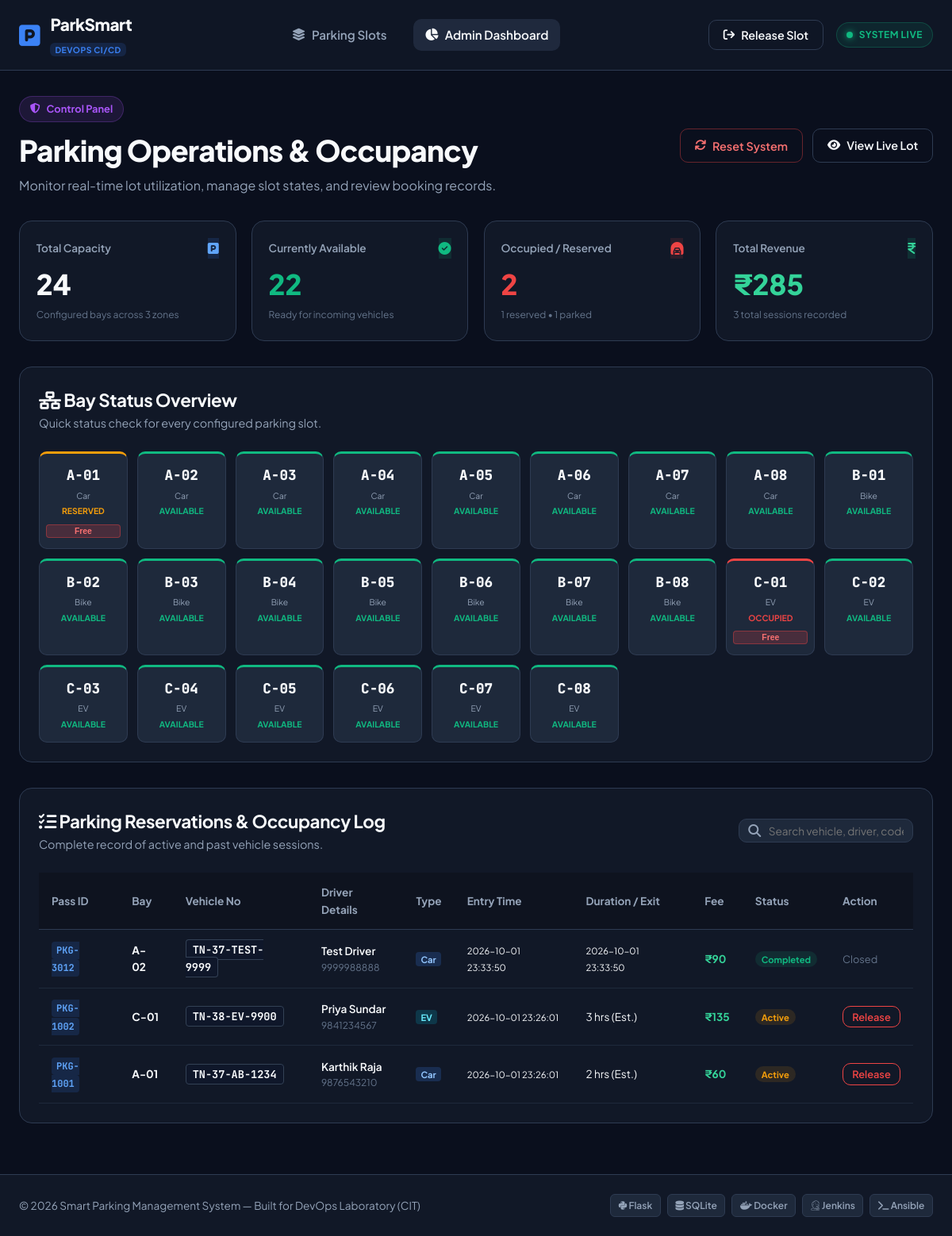
The page /admin on the database its author committed.
### tables this page shows
CREATE TABLE slots (
        id INTEGER PRIMARY KEY AUTOINCREMENT,
        slot_number TEXT UNIQUE NOT NULL,
        zone TEXT NOT NULL,
        vehicle_type TEXT NOT NULL,
        status TEXT NOT NULL DEFAULT 'available',
        hourly_rate REAL NOT NULL,
        current_reservation_id TEXT
    );

CREATE TABLE reservations (
        id INTEGER PRIMARY KEY AUTOINCREMENT,
        reservation_code TEXT UNIQUE NOT NULL,
        slot_number TEXT NOT NULL,
        vehicle_number TEXT NOT NULL,
        driver_name TEXT NOT NULL,
        phone TEXT NOT NULL,
        vehicle_type TEXT NOT NULL,
        expected_hours INTEGER NOT NULL,
        entry_time TEXT NOT NULL,
        exit_time TEXT,
        hourly_rate REAL NOT NULL,
        total_amount REAL NOT NULL,
        status TEXT NOT NULL DEFAULT 'active'
    );

### app.py (the view)
@app.route("/admin")
def admin():
    conn = get_db()
    cursor = conn.cursor()
    cursor.execute("SELECT * FROM slots ORDER BY slot_number ASC")
    slots = cursor.fetchall()
    cursor.execute("SELECT * FROM reservations ORDER BY id DESC")
    reservations = cursor.fetchall()
    cursor.execute("SELECT COUNT(*) as total FROM slots")
    total_slots = cursor.fetchone()["total"]
    cursor.execute("SELECT COUNT(*) as available FROM slots WHERE status = 'available'")
    available_slots = cursor.fetchone()["available"]
    cursor.execute("SELECT COUNT(*) as reserved FROM slots WHERE status = 'reserved'")
    reserved_slots = cursor.fetchone()["reserved"]
    cursor.execute("SELECT COUNT(*) as occupied FROM slots WHERE status = 'occupied'")
    occupied_slots = cursor.fetchone()["occupied"]
    cursor.execute("SELECT COALESCE(SUM(total_amount), 0) as total_rev FROM reservations")
    total_revenue = cursor.fetchone()["total_rev"]
    cursor.execute("SELECT COUNT(*) as active_count FROM reservations WHERE status = 'active'")
    active_reservations = cursor.fetchone()["active_count"]
    conn.close()
    return render_template(
        "admin.html",
        slots=slots,
        reservations=reservations,
        total_slots=total_slots,
        available_slots=available_slots,
        reserved_slots=reserved_slots,
        occupied_slots=occupied_slots,
        total_revenue=total_revenue,
        active_reservations=active_reservations
    )

### app.py (called while the page is built)
def get_db():
    conn = sqlite3.connect(DB_PATH)
    conn.row_factory = sqlite3.Row
    return conn

### templates/admin.html (shortened to what this page needs)
{% extends "base.html" %}
{% block content %}
<div class="page-container admin-container">
    <header class="admin-header">
        <div>
            <div class="hero-badge badge-admin"><i class="fa-solid fa-shield-halved"></i> Control Panel</div>
            <h1 class="hero-title">Parking Operations & Occupancy</h1>
            <p class="hero-subtitle">Monitor real-time lot utilization, manage slot states, and review booking records.</p>
        </div>
        <div class="admin-top-actions">
            <button class="btn btn-danger-outline" onclick="confirmResetSystem()">
                <i class="fa-solid fa-arrows-rotate"></i> Reset System
            </button>
            <a href="{{ url_for('index') }}" class="btn btn-outline">
                <i class="fa-solid fa-eye"></i> View Live Lot
            </a>
        </div>
    </header>
    <div class="admin-metrics-grid">
        <div class="metric-card">
            <div class="metric-header">
                <span class="metric-title">Total Capacity</span>
                <span class="metric-icon bg-blue"><i class="fa-solid fa-parking"></i></span>
            </div>
            <h2 class="metric-value">{{ total_slots }}</h2>
            <span class="metric-sub">Configured bays across 3 zones</span>
        </div>
        <div class="metric-card">
            <div class="metric-header">
                <span class="metric-title">Currently Available</span>
                <span class="metric-icon bg-green"><i class="fa-solid fa-circle-check"></i></span>
            </div>
            <h2 class="metric-value text-green">{{ available_slots }}</h2>
            <span class="metric-sub">Ready for incoming vehicles</span>
        </div>
        <div class="metric-card">
            <div class="metric-header">
                <span class="metric-title">Occupied / Reserved</span>
                <span class="metric-icon bg-red"><i class="fa-solid fa-car-tunnel"></i></span>
            </div>
            <h2 class="metric-value text-red">{{ occupied_slots + reserved_slots }}</h2>
            <span class="metric-sub">{{ reserved_slots }} reserved &bull; {{ occupied_slots }} parked</span>
        </div>
        <div class="metric-card">
            <div class="metric-header">
                <span class="metric-title">Total Revenue</span>
                <span class="metric-icon bg-emerald"><i class="fa-solid fa-indian-rupee-sign"></i></span>
            </div>
            <h2 class="metric-value text-emerald">₹{{ total_revenue | int }}</h2>
            <span class="metric-sub">{{ reservations|length }} total sessions recorded</span>
        </div>
    </div>
    <section class="admin-section">
        <div class="section-header">
            <div>
                <h3><i class="fa-solid fa-network-wired"></i> Bay Status Overview</h3>
                <p>Quick status check for every configured parking slot.</p>
            </div>
        </div>
        <div class="admin-slot-matrix">
            {% for slot in slots %}
            <div class="matrix-cell status-{{ slot.status }}" title="Click to manage {{ slot.slot_number }}">
                <span class="matrix-code">{{ slot.slot_number }}</span>
                <span class="matrix-type">{{ slot.vehicle_type }}</span>
                <span class="matrix-status">{{ slot.status }}</span>
                {% if slot.status != 'available' %}
                <button class="btn-micro-release" onclick="adminForceRelease('{{ slot.slot_number }}')">
                    Free
                </button>
                {% endif %}
            </div>
            {% endfor %}
        </div>
    </section>
    <section class="admin-section">
        <div class="section-header">
            <div>
                <h3><i class="fa-solid fa-list-check"></i> Parking Reservations & Occupancy Log</h3>
                <p>Complete record of active and past vehicle sessions.</p>
            </div>
            <div class="table-controls">
                <div class="search-box small">
                    <i class="fa-solid fa-magnifying-glass"></i>
                    <input type="text" id="adminTableSearch" placeholder="Search vehicle, driver, code..." onkeyup="filterAdminTable()">
                </div>
            </div>
        </div>
        <div class="table-responsive">
            <table class="data-table" id="reservationsTable">
                <thead>
                    <tr>
                        <th>Pass ID</th>
                        <th>Bay</th>
                        <th>Vehicle No</th>
                        <th>Driver Details</th>
                        <th>Type</th>
                        <th>Entry Time</th>
                        <th>Duration / Exit</th>
                        <th>Fee</th>
                        <th>Status</th>
                        <th>Action</th>
                    </tr>
                </thead>
                <tbody>
                    {% for res in reservations %}
                    <tr class="res-row" data-status="{{ res.status }}">
                        <td><span class="code-badge">{{ res.reservation_code }}</span></td>
                        <td><strong class="text-white">{{ res.slot_number }}</strong></td>
                        <td><span class="vehicle-plate">{{ res.vehicle_number }}</span></td>
                        <td>
                            <div class="driver-info">
                                <span class="d-name">{{ res.driver_name }}</span>
                                <span class="d-phone">{{ res.phone }}</span>
                            </div>
                        </td>
                        <td>
                            <span class="badge-type {{ res.vehicle_type }}">{{ res.vehicle_type }}</span>
                        </td>
                        <td class="text-muted"><small>{{ res.entry_time }}</small></td>
                        <td class="text-muted">
                            {% if res.exit_time %}
                                <small>{{ res.exit_time }}</small>
                            {% else %}
                                <span>{{ res.expected_hours }} hrs (Est.)</span>
                            {% endif %}
                        </td>
                        <td><strong class="text-emerald">₹{{ res.total_amount | int }}</strong></td>
                        <td>
                            <span class="table-status-pill status-{{ res.status }}">
                                {{ res.status | capitalize }}
                            </span>
                        </td>
                        <td>
                            {% if res.status == 'active' %}
                            <button class="btn btn-sm btn-outline-danger" onclick="adminForceRelease('{{ res.slot_number }}')">
                                Release
                            </button>
                            {% else %}
                            <span class="text-dim">Closed</span>
                            {% endif %}
                        </td>
                    </tr>
                    {% else %}
                    <tr>
                        <td colspan="10" class="text-center py-4 text-muted">No reservations recorded yet.</td>
                    </tr>
                    {% endfor %}
                </tbody>
            </table>
        </div>
    </section>
</div>
{% endblock %}

### rows shown on the page
slots: slot_number "A-01", vehicle_type "Car", status "RESERVED"
slots: slot_number "A-02", vehicle_type "Car", status "AVAILABLE"
slots: slot_number "A-03", vehicle_type "Car", status "AVAILABLE"
slots: slot_number "A-04", vehicle_type "Car", status "AVAILABLE"
slots: slot_number "A-05", vehicle_type "Car", status "AVAILABLE"
slots: slot_number "A-06", vehicle_type "Car", status "AVAILABLE"
slots: slot_number "A-07", vehicle_type "Car", status "AVAILABLE"
slots: slot_number "A-08", vehicle_type "Car", status "AVAILABLE"
slots: slot_number "B-01", vehicle_type "Bike", status "AVAILABLE"
slots: slot_number "B-02", vehicle_type "Bike", status "AVAILABLE"
slots: slot_number "B-03", vehicle_type "Bike", status "AVAILABLE"
slots: slot_number "B-04", vehicle_type "Bike", status "AVAILABLE"
slots: slot_number "B-05", vehicle_type "Bike", status "AVAILABLE"
slots: slot_number "B-06", vehicle_type "Bike", status "AVAILABLE"
slots: slot_number "B-07", vehicle_type "Bike", status "AVAILABLE"
slots: slot_number "B-08", vehicle_type "Bike", status "AVAILABLE"
slots: slot_number "C-01", vehicle_type "EV", status "OCCUPIED"
slots: slot_number "C-02", vehicle_type "EV", status "AVAILABLE"
slots: slot_number "C-03", vehicle_type "EV", status "AVAILABLE"
slots: slot_number "C-04", vehicle_type "EV", status "AVAILABLE"
slots: slot_number "C-05", vehicle_type "EV", status "AVAILABLE"
slots: slot_number "C-06", vehicle_type "EV", status "AVAILABLE"
slots: slot_number "C-07", vehicle_type "EV", status "AVAILABLE"
slots: slot_number "C-08", vehicle_type "EV", status "AVAILABLE"
reservations: reservation_code "PKG-3012", slot_number "A-02", vehicle_number "TN-37-TEST-9999", driver_name "Test Driver", phone "9999988888", vehicle_type "Car", entry_time "2026-10-01 23:33:50", exit_time "2026-10-01 23:33:50", total_amount "90", status "Completed", shows "Closed"
reservations: reservation_code "PKG-1002", slot_number "C-01", vehicle_number "TN-38-EV-9900", driver_name "Priya Sundar", phone "9841234567", vehicle_type "EV", entry_time "2026-10-01 23:26:01", expected_hours "3", total_amount "135", status "Active"
reservations: reservation_code "PKG-1001", slot_number "A-01", vehicle_number "TN-37-AB-1234", driver_name "Karthik Raja", phone "9876543210", vehicle_type "Car", entry_time "2026-10-01 23:26:01", expected_hours "2", total_amount "60", status "Active"

### other values the page prints
{{ total_slots }} "24"
{{ available_slots }} "22"
{{ occupied_slots + reserved_slots }} "2"
{{ reserved_slots }} "1"
{{ occupied_slots }} "1"
{{ total_revenue | int }} "285"
{{ reservations|length }} "3"
